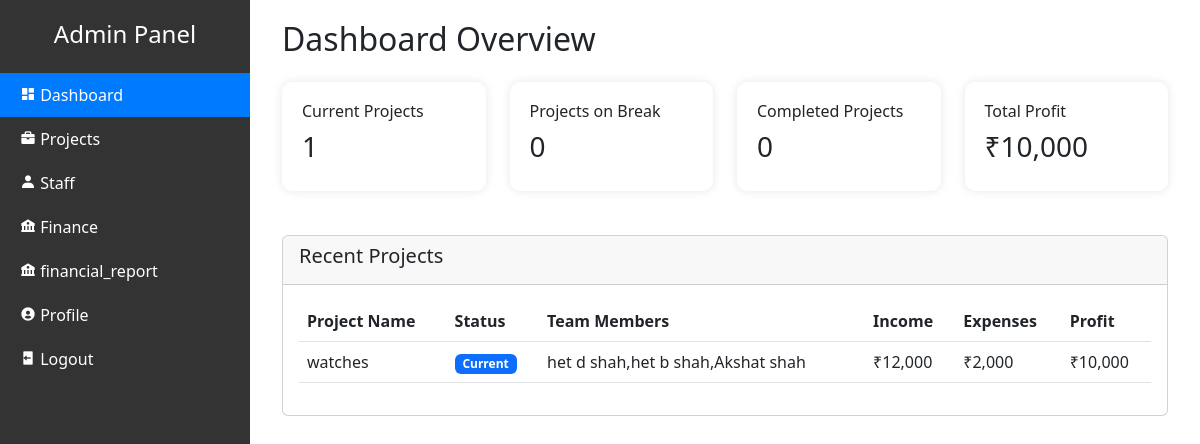
The app's page /dashboard.php (signed in) with its own data.
### tables this page shows
CREATE TABLE `projects` (
  `id` int(11) NOT NULL,
  `name` varchar(100) NOT NULL,
  `status` enum('current','break','completed') DEFAULT 'current',
  `description` text DEFAULT NULL,
  `total_income` decimal(10,2) DEFAULT 0.00,
  `total_expenses` decimal(10,2) DEFAULT 0.00,
  `created_at` timestamp NOT NULL DEFAULT current_timestamp(),
  `is_distributed` tinyint(1) DEFAULT 0
);

### dashboard.php (the view, shortened to what this page needs)
<?php
require_once 'config/db.php';
$sql_stats = "SELECT
    COUNT(CASE WHEN status = 'current' THEN 1 END) as current_projects,
    COUNT(CASE WHEN status = 'break' THEN 1 END) as break_projects,
    COUNT(CASE WHEN status = 'completed' THEN 1 END) as completed_projects,
    SUM(total_income) as total_income,
    SUM(total_expenses) as total_expenses
FROM projects";
$result_stats = $conn->query($sql_stats);
$stats = $result_stats->fetch_assoc();
$sql_recent = "SELECT p.*, GROUP_CONCAT(u.name) as team_members
    FROM projects p
    LEFT JOIN project_users pu ON p.id = pu.project_id
    LEFT JOIN users u ON pu.user_id = u.id
    GROUP BY p.id
    ORDER BY p.created_at DESC
    LIMIT 5";
$result_recent = $conn->query($sql_recent);
?>
<!DOCTYPE html>
<html lang="en">
<head>
    <link href="https://cdn.jsdelivr.net/npm/bootstrap@5.3.0/dist/css/bootstrap.min.css" rel="stylesheet">
    <link href="https://cdn.jsdelivr.net/npm/boxicons@2.0.7/css/boxicons.min.css" rel="stylesheet">
</head>
<body>
<?php include 'navbar.php'; ?>
    <div class="main-content">
        <div class="container-fluid">
            <h2 class="mb-4">Dashboard Overview</h2>
            <div class="row">
                <div class="col-md-3">
                    <div class="stat-card">
                        <h6>Current Projects</h6>
                        <h3><?php echo $stats['current_projects']; ?></h3>
                    </div>
                </div>
                <div class="col-md-3">
                    <div class="stat-card">
                        <h6>Projects on Break</h6>
                        <h3><?php echo $stats['break_projects']; ?></h3>
                    </div>
                </div>
                <div class="col-md-3">
                    <div class="stat-card">
                        <h6>Completed Projects</h6>
                        <h3><?php echo $stats['completed_projects']; ?></h3>
                    </div>
                </div>
                <div class="col-md-3">
                    <div class="stat-card">
                        <h6>Total Profit</h6>
                        <h3>₹<?php echo number_format($stats['total_income'] - $stats['total_expenses']); ?></h3>
                    </div>
                </div>
            </div>
            <div class="row mt-4">
                <div class="col-12">
                    <div class="card">
                        <div class="card-header">
                            <h5>Recent Projects</h5>
                        </div>
                        <div class="card-body">
                            <div class="table-responsive">
                                <table class="table">
                                    <thead>
                                        <tr>
                                            <th>Project Name</th>
                                            <th>Status</th>
                                            <th>Team Members</th>
                                            <th>Income</th>
                                            <th>Expenses</th>
                                            <th>Profit</th>
                                        </tr>
                                    </thead>
                                    <tbody>
                                        <?php while($project = $result_recent->fetch_assoc()): ?>
                                        <tr>
                                            <td><?php echo htmlspecialchars($project['name']); ?></td>
                                            <td>
                                                <span class="badge bg-<?php
                                                    echo $project['status'] == 'current' ? 'primary' :
                                                        ($project['status'] == 'break' ? 'warning' : 'success');
                                                ?>">
                                                    <?php echo ucfirst($project['status']); ?>
                                                </span>
                                            </td>
                                            <td><?php echo htmlspecialchars($project['team_members']); ?></td>
                                            <td>₹<?php echo number_format($project['total_income']); ?></td>
                                            <td>₹<?php echo number_format($project['total_expenses']); ?></td>
                                            <td>₹<?php echo number_format($project['total_income'] - $project['total_expenses']); ?></td>
                                        </tr>
                                        <?php endwhile; ?>
                                    </tbody>
                                </table>
                            </div>
                        </div>
                    </div>
                </div>
            </div>
        </div>
    </div>
</body>
</html>

### navbar.php (style rules this page uses)
.main-content { margin-left: 250px; padding: 20px; }
.stat-card { background: white; border-radius: 10px; padding: 20px; margin-bottom: 20px; box-shadow: 0 0 10px rgba(0,0,0,0.1); }

### records on screen
projects: name "watches", status "Current", team_members "het d shah,het b shah,Akshat shah", total_income "12,000", total_expenses "2,000", $project['total_income'] - $project['total_expenses'] "10,000"

### other values on screen
$stats['current_projects'] "1"
$stats['break_projects'] "0"
$stats['completed_projects'] "0"
$stats['total_income'] - $stats['total_expenses'] "10,000"
